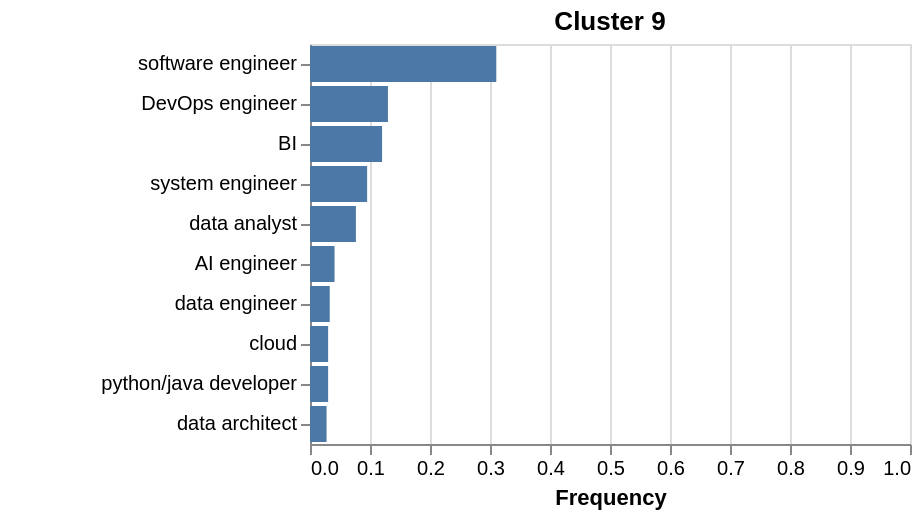

This figure's Vega-Lite source:
### Vega-Lite specification from a JSON file in a GitHub repository (floating-point values rounded to 4 significant figures)
{"$schema": "https://vega.github.io/schema/vega-lite/v5.6.1.json", "config": {"legend": {"disable": true}, "view": {"continuousHeight": 300, "continuousWidth": 300}}, "data": {"name": "data-56854bc090aa90cbefdb21e60dbab318"}, "datasets": {"data-56854bc090aa90cbefdb21e60dbab318": [{"Job title": "data analyst", "freq_rel": 0.0765, "label": 9}, {"Job title": "data engineer", "freq_rel": 0.0329, "label": 9}, {"Job title": "cloud", "freq_rel": 0.0302, "label": 9}, {"Job title": "DevOps engineer", "freq_rel": 0.1299, "label": 9}, {"Job title": "system engineer", "freq_rel": 0.0952, "label": 9}, {"Job title": "AI engineer", "freq_rel": 0.0409, "label": 9}, {"Job title": "software engineer", "freq_rel": 0.3105, "label": 9}, {"Job title": "BI", "freq_rel": 0.1201, "label": 9}, {"Job title": "python/java developer", "freq_rel": 0.0302, "label": 9}, {"Job title": "data architect", "freq_rel": 0.0276, "label": 9}]}, "encoding": {"color": {"field": "Origin", "type": "nominal"}, "tooltip": [{"field": "Job title", "title": "Job title", "type": "nominal"}, {"field": "freq_rel", "format": ".2%", "title": "Percentage", "type": "quantitative"}], "x": {"field": "freq_rel", "scale": {"domain": [0, 1]}, "title": "Frequency", "type": "quantitative"}, "y": {"axis": {"labelAngle": 0}, "field": "Job title", "sort": {"field": "freq_rel", "order": "descending"}, "title": null, "type": "nominal"}}, "mark": {"tooltip": true, "type": "bar"}, "padding": {"bottom": 5, "left": 50, "right": 5, "top": 5}, "title": "Cluster 9"}
